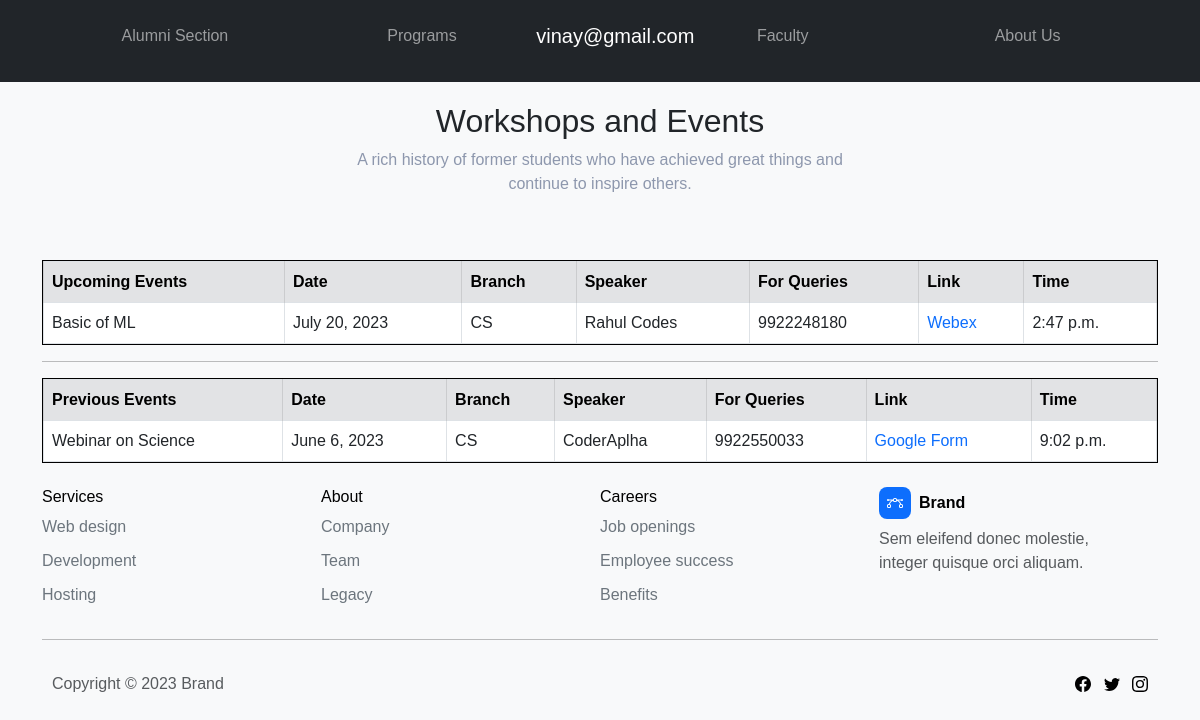
/Programs/events/ (signed in), run on the app's committed database.
### Programs/models.py (models this page shows)
class Events(models.Model):
    user = models.ForeignKey(User,on_delete=models.DO_NOTHING)
    event_name = models.CharField(max_length=200)
    platform_title = models.CharField(max_length=200)
    platform_link = models.URLField(max_length=500)
    speaker = models.CharField(max_length=200)
    event_date = models.DateTimeField()
    contact_to = models.CharField(max_length=20)
    branch = models.CharField(max_length=20)

### Programs/views.py (the view)
# urls.py: path('events/',events,name="event"),
def events(request):
    event = Events.objects.all().order_by('event_date').filter(Q(event_date__gte=today))
    pevent = Events.objects.all().order_by('event_date').filter(Q(event_date__lt=today))
    is_student = StudentProfile.objects.filter(user_id=request.user).exists()
    context = {'events': event, 'is_student': is_student, 'pevents':pevent}
    return render(request, 'Programs/events.html', context)

### templates/Programs/events.html (shortened to what this page needs)
{% extends 'base.html' %}
{% load static %}
{% block main %}
    <div>
        <div class="container">
            <div class="row">
                <div class="col" style="margin-top: 20px;">
                    <div class="row mb-4 mb-lg-5">
                        <div class="col-md-8 col-xl-6 text-center mx-auto">
                            <h2 style="color: rgb(33,37,41);">Workshops and Events</h2>
                            <p class="w-lg-50" style="color: rgb(141,151,173);">A rich history of former students who have achieved great things and continue to inspire others.</p>
                        </div>
                    </div>
                </div>
                <div class="col-md-12">
                    <div class="table-responsive fs-6 fw-lighter" style="border-width: 0.25px;border-style: solid;">
                        <table class="table table-bordered" id="example" cellspacing="0" width="100%">
                            <thead>
                                <tr>
                                    <th class="table-secondary">Upcoming Events</th>
                                    <th class="table-secondary">Date</th>
                                    <th class="table-secondary">Branch</th>
                                    <th class="table-secondary">Speaker</th>
                                    <th class="table-secondary">For Queries</th>
                                    <th class="table-secondary"><strong>Link</strong></th>
                                    <th class="table-secondary">Time</th>
                                </tr>
                            </thead>
                            <tbody>
                                {% for event in events %}
                                <tr>
                                    <td>{{ event.event_name}}</td>
                                    <td>{{ event.event_date.date }}</td>
                                    <td>{{ event.branch }}</td>
                                    <td>{{ event.speaker }}</td>
                                    <td>{{ event.contact_to }}</td>
                                    <td><a href="{{ event.platform_link }}" target="_blank">{{ event.platform_title }}</a></td>
                                    <td>{{ event.event_date.time }}</td>
                                </tr>
                                {% endfor %}
                            </tbody>
                        </table>
                    </div>
                    <hr>
                    <div class="table-responsive fs-6 fw-lighter" style="border-width: 0.25px;border-style: solid;">
                        <table class="table table-bordered" id="example" cellspacing="0" width="100%">
                            <thead>
                                <tr>
                                    <th class="table-secondary">Previous Events</th>
                                    <th class="table-secondary">Date</th>
                                    <th class="table-secondary">Branch</th>
                                    <th class="table-secondary">Speaker</th>
                                    <th class="table-secondary">For Queries</th>
                                    <th class="table-secondary"><strong>Link</strong></th>
                                    <th class="table-secondary">Time</th>
                                </tr>
                            </thead>
                            <tbody>
                                {% for event in pevents %}
                                <tr>
                                    <td>{{ event.event_name}}</td>
                                    <td>{{ event.event_date.date }}</td>
                                    <td>{{ event.branch }}</td>
                                    <td>{{ event.speaker }}</td>
                                    <td>{{ event.contact_to }}</td>
                                    <td><a href="{{ event.platform_link }}" target="_blank">{{ event.platform_title }}</a></td>
                                    <td>{{ event.event_date.time }}</td>
                                </tr>
                                {% endfor %}
                            </tbody>
                        </table>
                    </div>
                </div>
            </div>
        </div>
    </div>
{% endblock %}

### templates/base.html (shortened to what this page needs)
{% load static %}
<!DOCTYPE html>
<html data-bs-theme="light" lang="en">
<head>
    <link rel="stylesheet" href="{% static 'assets/bootstrap/css/bootstrap.min.css' %}">
    <link rel="stylesheet" href="{% static 'assets/css/styles.min.css' %}">
    <link rel="stylesheet" href="https://cdnjs.cloudflare.com/ajax/libs/animate.css/3.5.2/animate.min.css">
    <link rel="stylesheet" href="https://cdnjs.cloudflare.com/ajax/libs/jquery.tablesorter/2.31.2/css/theme.bootstrap_4.min.css">
    <link rel="stylesheet" href="https://cdnjs.cloudflare.com/ajax/libs/jqueryui/1.12.1/jquery-ui.min.css">
</head>
<body class="text-bg-light" style="margin: 0;background: rgb(238,238,238);">
    <nav class="navbar navbar-dark navbar-expand-md sticky-top bg-dark py-3" style="width: 100%;padding: 0;">
        <div class="container"><a class="navbar-brand d-flex justify-content-around align-items-center" style="width: 10%;" href="/"><span style="font-size: 20px;">{{ request.user }}&nbsp;</span></a>
            <ul class="navbar-nav justify-content-around me-auto" style="width: 45%;">
                <li class="nav-item dropdown d-none d-sm-none d-md-inline-block d-lg-inline-block d-xl-inline-block d-xxl-inline-block"><a class="nav-link d-inline-block" aria-expanded="false" data-bs-toggle="dropdown" href="#">Faculty</a>
                </li>
                <li class="nav-item dropdown d-none d-print-inline-block d-sm-none d-md-inline-block d-lg-inline-block d-xl-inline-block d-xxl-inline-block"><a class="nav-link" aria-expanded="false" data-bs-toggle="dropdown" href="#">About Us&nbsp;</a>
                </li>
            </ul><button data-bs-toggle="collapse" class="navbar-toggler" data-bs-target="#navcol-6"><span class="visually-hidden">Toggle navigation</span></button>
            <div class="collapse navbar-collapse flex-grow-0 justify-content-evenly order-md-first" id="navcol-6" style="width: 45%;">
                <ul class="navbar-nav justify-content-around me-auto" style="width: 100%;">
                    <li class="nav-item dropdown"><a class="nav-link" aria-expanded="false" data-bs-toggle="dropdown" href="#">Alumni Section</a>
                    </li>
                    <li class="nav-item dropdown"><a class="nav-link" aria-expanded="false" data-bs-toggle="dropdown" href="#">Programs</a>
                    </li>
                </ul>
            </div>
        </div>
    </nav>
{% block main %}
{% endblock %}
    <footer style="width: 100%;">
        <div class="container py-4 py-lg-5" style="width: 100%;">
            <div class="row justify-content-center" style="max-width: 100%;width: 100%;">
                <div class="col-sm-4 col-md-3 text-center text-lg-start d-flex flex-column">
                    <h3 class="fs-6">Services</h3>
                    <ul class="list-unstyled">
                        <li style="margin-bottom: 10px;"><a class="link-secondary" href="#">Web design</a></li>
                        <li style="margin-bottom: 10px;"><a class="link-secondary" href="#">Development</a></li>
                        <li><a class="link-secondary" href="#">Hosting</a></li>
                    </ul>
                </div>
                <div class="col-sm-4 col-md-3 text-center text-lg-start d-flex flex-column">
                    <h3 class="fs-6">About</h3>
                    <ul class="list-unstyled">
                        <li style="margin-bottom: 10px;"><a class="link-secondary" href="#" style="text-decoration: none;">Company</a></li>
                        <li style="margin-bottom: 10px;"><a class="link-secondary" href="#">Team</a></li>
                        <li><a class="link-secondary" href="#">Legacy</a></li>
                    </ul>
                </div>
                <div class="col-sm-4 col-md-3 text-center text-lg-start d-flex flex-column">
                    <h3 class="fs-6">Careers</h3>
                    <ul class="list-unstyled">
                        <li style="margin-bottom: 10px;"><a class="link-secondary" href="#">Job openings</a></li>
                        <li style="margin-bottom: 10px;"><a class="link-secondary" href="#">Employee success</a></li>
                        <li><a class="link-secondary" href="#">Benefits</a></li>
                    </ul>
                </div>
                <div class="col-lg-3 text-center text-lg-start d-flex flex-column align-items-center order-first align-items-lg-start order-lg-last">
                    <div class="fw-bold d-flex align-items-center mb-2"><span class="bs-icon-sm bs-icon-rounded bs-icon-primary d-flex justify-content-center align-items-center bs-icon me-2"></span><span>Brand</span></div>
                    <p class="text-muted">Sem eleifend donec molestie, integer quisque orci aliquam.</p>
                </div>
            </div>
            <hr>
            <div class="d-flex justify-content-between align-items-center pt-3" style="padding: 10px;">
                <p class="text-muted mb-0">Copyright © 2023 Brand</p>
                <ul class="list-inline mb-0">
                    <li class="list-inline-item"></li>
                    <li class="list-inline-item"></li>
                    <li class="list-inline-item"></li>
                </ul>
            </div>
        </div>
    </footer>
</body>
</html>

### data on the page
Events: event_name "Basic of ML", event_date "July 20, 2023", branch "CS", speaker "Rahul Codes", contact_to "9922248180", platform_title "Webex", event_date.time "2:47 p.m."
Events: event_name "Webinar on Science", event_date "June 6, 2023", branch "CS", speaker "CoderAplha", contact_to "9922550033", platform_title "Google Form", event_date.time "9:02 p.m."

### other printed values
{{ request.user }} "vinay@gmail.com"
